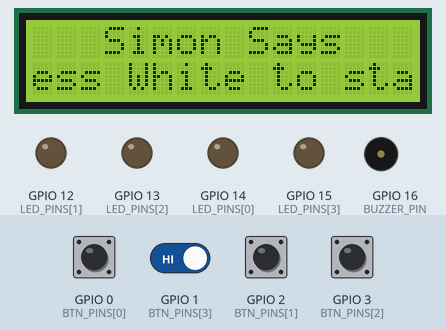
Bench run of a sketch on a simulated ESP8266 (NodeMCU). Shown: 16×2 character LCD, output pins drawn as LEDs (lit = HIGH), buzzer (waves = sounding, pin HIGH). The inputs (shaded band) are chosen by the test bench; at power-on: GPIO 0 (BTN_PINS[0]), GPIO 1 (BTN_PINS[3]), GPIO 2 (BTN_PINS[1]), GPIO 3 (BTN_PINS[2]) HIGH. WiFi joins after 1.5 s; servers stay silent unless stated; uploads are accepted with an empty reply; random numbers use the default seed unless the sketch sets one; what the sketch prints to the serial monitor is not drawn.

Above: at 4.8 s.
4.9 s: GPIO 3 (BTN_PINS[2]) pulled LOW for 0.15 s
At 6.2 s:
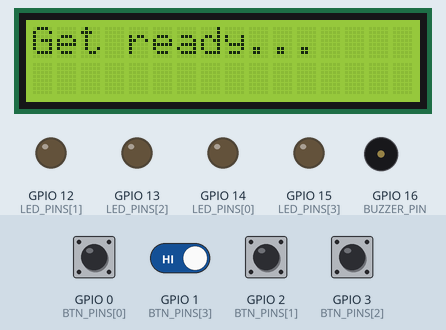
8.0 s: GPIO 0 (BTN_PINS[0]) pulled LOW for 0.15 s
At 9.2 s:
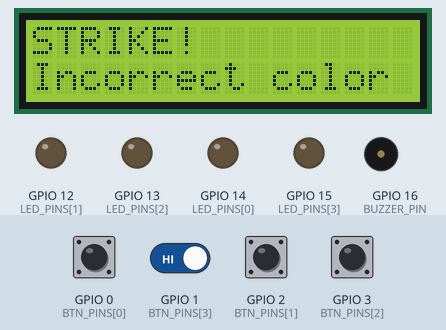
11.1 s: GPIO 2 (BTN_PINS[1]) pulled LOW for 1 s
At 12.9 s:
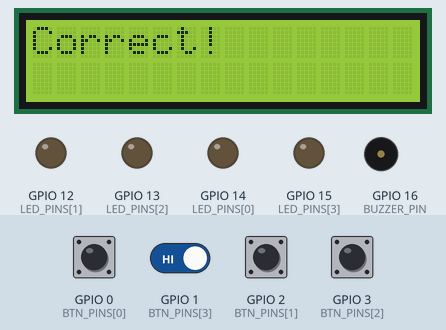
15.1 s: GPIO 3 (BTN_PINS[2]) pulled LOW for 1 s
At 16.0 s:
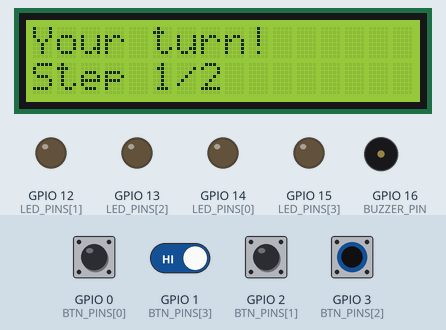
17.6 s: GPIO 1 (BTN_PINS[3]) driven LOW
20.6 s: GPIO 1 (BTN_PINS[3]) driven HIGH
At 23.0 s:
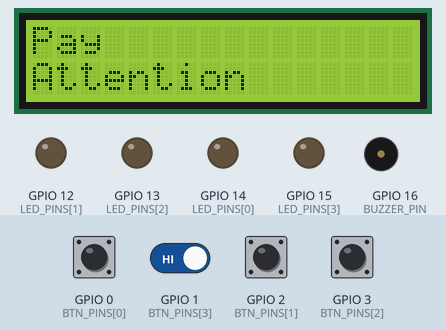
Timing chart, 0 to 24.6 s (numbered marks = the images above; inputs shaded):
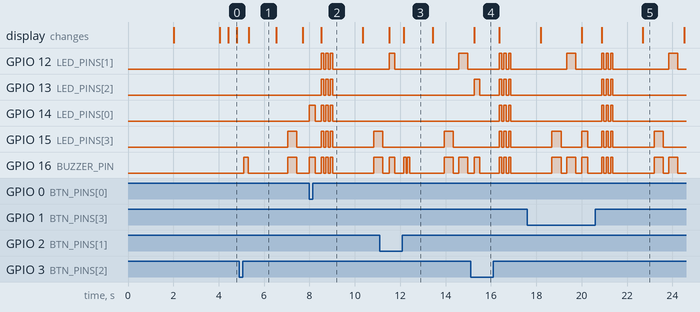

Measured:
- after the input at 4.9 s, GPIO 15 (LED_PINS[3]): LOW → HIGH after 2.1 s, → LOW 0.40 s later; GPIO 16 (BUZZER_PIN): LOW → HIGH after 0.20 s, → LOW 0.20 s later, → HIGH 1.7 s later, → LOW 0.40 s later
- after the input at 8.0 s, GPIO 12 (LED_PINS[1]), GPIO 13 (LED_PINS[2]): alternates HIGH for 0.10 s and LOW for 0.10 s, 6 changes in all, then stays LOW, starting after 0.52 s
- after the input at 11.1 s, GPIO 12 (LED_PINS[1]): LOW → HIGH after 0.41 s, → LOW 0.25 s later, → HIGH 2.8 s later, → LOW 0.40 s later
- after the input at 15.1 s, GPIO 12 (LED_PINS[1]): alternates HIGH for 0.10 s and LOW for 0.10 s, 6 changes in all, then stays LOW, starting after 1.3 s; GPIO 13 (LED_PINS[2]): LOW → HIGH after 0.15 s, → LOW 0.25 s later, → HIGH 0.87 s later, → LOW 0.10 s later, … (8 changes in this stretch)
- after the input at 20.6 s, GPIO 12 (LED_PINS[1]): LOW → HIGH after 0.28 s, → LOW 0.10 s later, → HIGH 0.10 s later, → LOW 0.10 s later, … (8 changes in this stretch); GPIO 13 (LED_PINS[2]): alternates HIGH for 0.10 s and LOW for 0.10 s, 6 changes in all, then stays LOW, starting after 0.28 s
- what the display in image 1 shows lasts 1.2 s, from 5.3 s to 6.5 s
- what the display in image 3 shows lasts 1.2 s, from 12.2 s to 13.4 s

The sketch:

simon_says_with_connection.ino
```cpp
#include <Wire.h>
#include <LiquidCrystal_I2C.h>
#include "connectionHandler.h"

// --- Hardware Mapping ---
enum Color { YELLOW = 0, BLUE, WHITE, RED };
const int LED_PINS[] = {14, 12, 13, 15};  // Y, B, W, R
const int BTN_PINS[] = {0,  2,  3,  1};   // Y, B, W, R
const int BUZZER_PIN = 16;
const String PUZZLE_ID = "simon_says";

// Mapping based on Enum: { YELLOW=0, BLUE=1, WHITE=2, RED=3 }
const Color SIMON_TABLE[2][3][4] = {
    // [0] NO VOWEL
    {
        { RED,    YELLOW, WHITE,  BLUE   }, // 0 Strikes
        { WHITE,  BLUE,   YELLOW, RED    }, // 1 Strike
        { RED,    WHITE,  BLUE,   YELLOW }  // 2 Strikes
    },
    // [1] HAS VOWEL
    {
        { WHITE,  RED,    YELLOW, BLUE   }, // 0 Strikes
        { RED,    WHITE,  BLUE,   YELLOW }, // 1 Strike
        { BLUE,   RED,    WHITE,  YELLOW }  // 2 Strikes
    }
};

// --- Global State ---
LiquidCrystal_I2C lcd(0x27, 16, 2);
int sequence[10]; // Increased buffer for safety
int stageCount;   // Total steps required to win
int level;        // Current step the player is on (0 to stageCount-1)
int strikes = 0;
bool serialHasVowel = false;
bool moduleDefused  = false;
unsigned long lastDebounce[4] = {0, 0, 0, 0};

void setup() {
    Wire.begin(4, 5);
    lcd.init();
    lcd.backlight();
    pinMode(BUZZER_PIN, OUTPUT);

    for (int i = 0; i < 4; i++) {
        pinMode(LED_PINS[i], OUTPUT);
        pinMode(BTN_PINS[i], INPUT_PULLUP);
    }

    showMessage("Connecting...", "Wait for AP");
    if (connectToMainBoard("asdf", "123456789")) {
        if (sendHandshake(PUZZLE_ID)) {
            serialHasVowel = hasVowel();
            showMessage("Connected!", serialHasVowel ? "Vowel Mode" : "Standard Mode");
            delay(2000);
        }
    }

    seedRandom();
    attractScreen();
    startGame();
}

void loop() {
    if (moduleDefused) {
        showMessage("DEFUSED!", "Module complete");
        digitalWrite(LED_PINS[WHITE], HIGH);
        delay(1000);
        return;
    }

    // Sync strikes from server
    int currentStrikes = getStrikes();
    if (currentStrikes != -1) strikes = currentStrikes;

    showMessage("Pay", "Attention");
    delay(500);
    playSequence();

    if (getPlayerInput()) {
        handleSuccess();
    } else {
        handleStrike();
    }
}

// --- Logic Implementation ---

void attractScreen() {
    lcd.clear();
    lcd.setCursor(0, 0);
    lcd.print("   Simon Says");
    while (true) {
        if (scrollText("Press White to start", 1, 350)) break;
        yield();
    }
}

bool scrollText(const char* msg, int row, int delayMs) {
    String s = String(msg) + "                ";
    for (int i = 0; i < s.length() - 16; i++) {
        if (readButton(WHITE)) return true;
        lcd.setCursor(0, row);
        lcd.print(s.substring(i, i + 16));
        for(int d = 0; d < delayMs / 10; d++) {
            if (readButton(WHITE)) return true;
            delay(10);
            yield();
        }
    }
    return false;
}

void startGame() {
    waitForRelease(WHITE);
    buzz(200);

    level = 0;
    stageCount = random(3, 6); // Set a random difficulty length
    for (int i = 0; i < stageCount; i++) sequence[i] = random(4);

    showMessage("Get ready...", "");
    delay(1000);
}

bool getPlayerInput() {
    int sIdx = min(strikes, 2);
    int tIdx = serialHasVowel ? 1 : 0;

    for (int i = 0; i <= level; i++) {
        Color expected = SIMON_TABLE[tIdx][sIdx][sequence[i]];

        char buf[17];
        snprintf(buf, 17, "Step %d/%d", i + 1, level + 1);
        showMessage("Your turn!", buf);

        int pressed = -1;
        while (pressed == -1) {
            yield();
            for (int b = 0; b < 4; b++) {
                if (readButton(b)) { pressed = b; break; }
            }
        }

        flashLED(pressed, 250);
        waitForRelease(pressed);
        if (pressed != (int)expected) return false;
    }
    return true;
}

void handleSuccess() {
    if (level + 1 >= stageCount) {
        // Entire sequence complete
        showMessage("SOLVED!", "Syncing...");
        if (sendFinished(PUZZLE_ID)) {
            moduleDefused = true;
            showMessage("DEFUSED", "Module disarmed!");
            winEffect();
        } else {
            // Backup attempt if server was busy
            delay(1000);
            if(sendFinished(PUZZLE_ID)) {
               moduleDefused = true;
               winEffect();
            }
        }
    } else {
        // Stage complete, add next step
        level++;
        showMessage("Correct!", "");
        buzz(100); delay(50); buzz(100);
        delay(800);
    }
}

void handleStrike() {
    sendStrike();
    strikes++;
    showMessage("STRIKE!", "Incorrect color");
    for (int i = 0; i < 3; i++) {
        for(int l=0; l<4; l++) digitalWrite(LED_PINS[l], HIGH);
        buzz(100);
        for(int l=0; l<4; l++) digitalWrite(LED_PINS[l], LOW);
        delay(100);
    }

    if (strikes >= 3) {
        showMessage("FAILED!", "Restarting...");
        buzz(1000);
        delay(2000);
        strikes = 0;
        attractScreen();
        startGame();
    } else {
        delay(1000); // Let them see the strike before playing sequence again
    }
}

// --- Helper Functions ---

bool readButton(int b) {
    if (digitalRead(BTN_PINS[b]) == LOW) {
        if (millis() - lastDebounce[b] > 50) {
            lastDebounce[b] = millis();
            return true;
        }
    }
    return false;
}

void waitForRelease(int b) {
    while (digitalRead(BTN_PINS[b]) == LOW) { yield(); delay(10); }
    delay(50);
}

void flashLED(int idx, int duration) {
    digitalWrite(LED_PINS[idx], HIGH);
    digitalWrite(BUZZER_PIN, HIGH);
    delay(duration);
    digitalWrite(LED_PINS[idx], LOW);
    digitalWrite(BUZZER_PIN, LOW);
}

void showMessage(const char* l1, const char* l2) {
    lcd.clear();
    lcd.setCursor(0, 0); lcd.print(l1);
    lcd.setCursor(0, 1); lcd.print(l2);
}

void winEffect() {
    for (int i = 0; i < 12; i++) {
        digitalWrite(LED_PINS[i % 4], HIGH);
        delay(80);
        digitalWrite(LED_PINS[i % 4], LOW);
    }
}

void buzz(int ms) { digitalWrite(BUZZER_PIN, HIGH); delay(ms); digitalWrite(BUZZER_PIN, LOW); }

void playSequence() {
    for (int i = 0; i <= level; i++) {
        flashLED(sequence[i], 400);
        delay(250);
    }
}

void seedRandom() { randomSeed(micros() ^ analogRead(A0)); }
```

connectionHandler.h
```cpp
#include <ESP8266WiFi.h>
#include <ESP8266HTTPClient.h>
#include <ArduinoJson.h>

const char* SERVER_IP = "http://192.168.4.1";
bool isHandshake = false;

String performRequest(const String& path, const String& method = "GET", const String& payload = "") {
    if (WiFi.status() != WL_CONNECTED) {
        Serial.println("[-] WiFi Disconnected");
        return "";
    }

    WiFiClient client;
    HTTPClient http;
    String url = String(SERVER_IP) + path;
    String response = "";

    http.begin(client, url);

    if (method == "POST") {
        http.addHeader("Content-Type", "application/x-www-form-urlencoded");
    }

    int httpCode = (method == "POST") ? http.POST(payload) : http.GET();

    if (httpCode == HTTP_CODE_OK) {
        response = http.getString();
    } else {
        Serial.printf("[!!] Handshake Failed, error: %s\n",http.errorToString(httpCode).c_str());
    }

    http.end();
    return response;
}

bool connectToMainBoard(const char* ssid, const char* passwd) {
    Serial.print("[+] Connecting to AP");
    WiFi.begin(ssid, passwd);

    while (WiFi.status() != WL_CONNECTED) {
        delay(500);
        Serial.print(".");
    }
    Serial.println("\n[+] Connected!");
    return true;
}

bool sendHandshake(String id) {
  if (WiFi.status() == WL_CONNECTED) {
    WiFiClient client;
    HTTPClient http;
    http.begin(client, "http://192.168.4.1/handshake?ID=" + id);
    http.setTimeout(5000);
    int httpResponseCode = http.POST("");
    if (httpResponseCode < 0) {
        Serial.printf("[-] Error: %s\n", http.errorToString(httpResponseCode).c_str());
        return false;
    }
    http.end();
    isHandshake = true;
    return true;
  }
  return false;
}

void sendStrike() {
    performRequest("/strike", "POST");
}

bool sendFinished(String id) {
    if (WiFi.status() == WL_CONNECTED) {
        WiFiClient client;
        HTTPClient http;

        // Construct the URL with the ID as a query parameter
        String url = String(SERVER_IP) + "/finished?ID=" + id;

        http.begin(client, url);
        http.setTimeout(5000);

        // Sending an empty body as the ID is passed in the URL
        int httpResponseCode = http.POST("");

        if (httpResponseCode > 0) {
            Serial.printf("[+] Finished signal sent. Response: %d\n", httpResponseCode);
            http.end();
            return true;
        } else {
            Serial.printf("[-] Failed to send finished signal: %s\n", http.errorToString(httpResponseCode).c_str());
            http.end();
            return false;
        }
    }
    return false;
}


int getStrikes() {
    String res = performRequest("/get_strikes", "GET");
    return (res != "") ? res.toInt() : 0;
}

bool getWidgets(JsonDocument& doc) {
    String response = performRequest("/widgets", "GET");
    if (response == "") return false;

    DeserializationError err = deserializeJson(doc, response);
    if (err) {
        Serial.print(F("[-] JSON Deserialization failed: "));
        Serial.println(err.f_str());
        return false;
    }

    return true;
}

// Add this helper function to connectionHandler.h
bool hasVowel() {
    JsonDocument doc;
    if (getWidgets(doc)) {
        // Assuming the main board provides a "serial" field in the JSON
        String serial = doc["serialNumber"] | "";
        serial.toLowerCase();
        const char* vowels = "aeiou";
        for (int i = 0; i < serial.length(); i++) {
            if (strchr(vowels, serial[i])) return true;
        }
    }
    return false; // Default if check fails or no vowel found
}

bool checkLastDigit() {
    JsonDocument doc;

    bool isOdd = false;

    if (getWidgets(doc)) {
        String serialNumber = doc["serialNumber"];
        Serial.println("serialNumber: " + serialNumber);

        if (serialNumber[serialNumber.length() - 1] % 2 == 1) {
            isOdd = true;
        }

    } else Serial.println("[!!] Failed to get widgets.");

    return isOdd;
}
```
